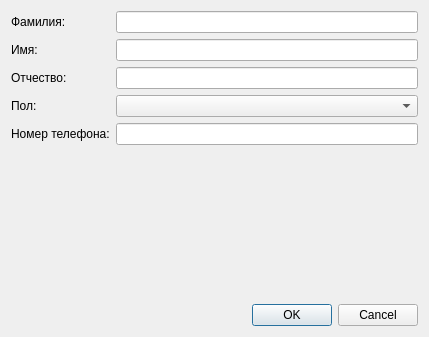
<?xml version="1.0" encoding="UTF-8"?>
<ui version="4.0">
 <class>DiaNewRecord</class>
 <widget class="QDialog" name="DiaNewRecord">
  <property name="geometry">
   <rect>
    <x>0</x>
    <y>0</y>
    <width>429</width>
    <height>337</height>
   </rect>
  </property>
  <property name="windowTitle">
   <string>Dialog</string>
  </property>
  <layout class="QVBoxLayout" name="verticalLayout">
   <item>
    <layout class="QFormLayout" name="formLayout">
     <property name="labelAlignment">
      <set>Qt::AlignLeading|Qt::AlignLeft|Qt::AlignVCenter</set>
     </property>
     <item row="0" column="0">
      <widget class="QLabel" name="label">
       <property name="text">
        <string>Фамилия:</string>
       </property>
      </widget>
     </item>
     <item row="0" column="1">
      <widget class="QLineEdit" name="le_surname">
       <property name="maxLength">
        <number>50</number>
       </property>
      </widget>
     </item>
     <item row="1" column="0">
      <widget class="QLabel" name="label_2">
       <property name="text">
        <string>Имя:</string>
       </property>
      </widget>
     </item>
     <item row="2" column="0">
      <widget class="QLabel" name="label_3">
       <property name="text">
        <string>Отчество:</string>
       </property>
      </widget>
     </item>
     <item row="3" column="0">
      <widget class="QLabel" name="label_4">
       <property name="text">
        <string>Пол:</string>
       </property>
      </widget>
     </item>
     <item row="1" column="1">
      <widget class="QLineEdit" name="le_name">
       <property name="maxLength">
        <number>50</number>
       </property>
      </widget>
     </item>
     <item row="2" column="1">
      <widget class="QLineEdit" name="le_secondname">
       <property name="maxLength">
        <number>50</number>
       </property>
      </widget>
     </item>
     <item row="3" column="1">
      <widget class="QComboBox" name="comboBox"/>
     </item>
     <item row="4" column="0">
      <widget class="QLabel" name="label_5">
       <property name="text">
        <string>Номер телефона:</string>
       </property>
      </widget>
     </item>
     <item row="4" column="1">
      <widget class="QLineEdit" name="le_number">
       <property name="maxLength">
        <number>20</number>
       </property>
      </widget>
     </item>
    </layout>
   </item>
   <item>
    <widget class="QDialogButtonBox" name="buttonBox">
     <property name="orientation">
      <enum>Qt::Horizontal</enum>
     </property>
     <property name="standardButtons">
      <set>QDialogButtonBox::Cancel|QDialogButtonBox::Ok</set>
     </property>
    </widget>
   </item>
  </layout>
 </widget>
 <resources/>
 <connections>
  <connection>
   <sender>buttonBox</sender>
   <signal>rejected()</signal>
   <receiver>DiaNewRecord</receiver>
   <slot>reject()</slot>
   <hints>
    <hint type="sourcelabel">
     <x>316</x>
     <y>260</y>
    </hint>
    <hint type="destinationlabel">
     <x>286</x>
     <y>274</y>
    </hint>
   </hints>
  </connection>
 </connections>
</ui>
